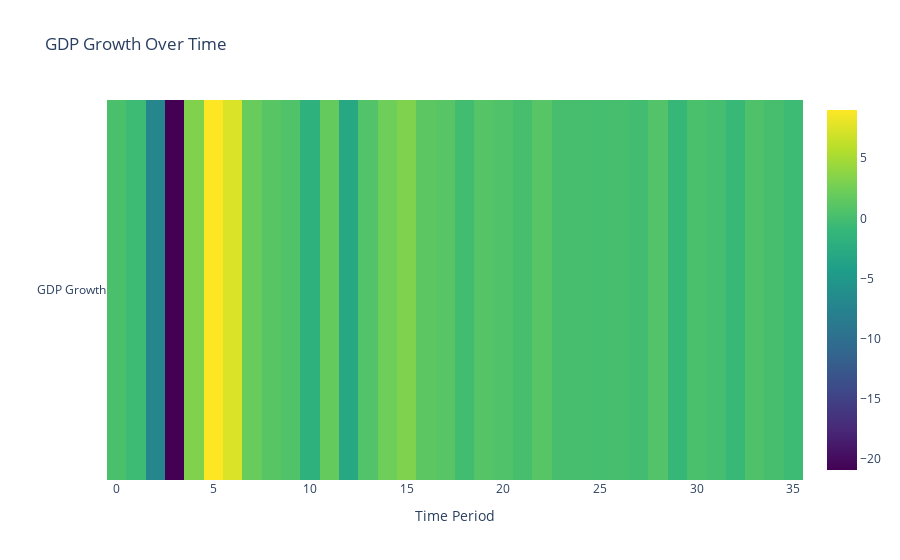

The notebook cell saved with this chart:
### Code cell
import plotly.graph_objs as go

fig = go.Figure(data=go.Heatmap(
                   z=[data['GDP Growth']],
                   x=data.index,
                   y=['GDP Growth'],
                   colorscale='Viridis'))

fig.update_layout(title="GDP Growth Over Time",
                  xaxis_title = "Time Period",
                  yaxis_title = " ")

fig.show()

### Figure 1 — Plotly figure (JSON) as saved in the notebook; plotly's stock layout.template omitted (floating-point values rounded to 4 significant figures)
{"data": [{"colorscale": [[0, "#440154"], [0.1111, "#482878"], [0.2222, "#3e4989"], [0.3333, "#31688e"], [0.4444, "#26828e"], [0.5556, "#1f9e89"], [0.6667, "#35b779"], [0.7778, "#6ece58"], [0.8889, "#b5de2b"], [1, "#fde725"]], "type": "heatmap", "x": [0, 1, 2, 3, 4, 5, 6, 7, 8, 9, 10, 11, 12, 13, 14, 15, 16, 17, 18, 19, 20, 21, 22, 23, 24, 25, 26, 27, 28, 29, 30, 31, 32, 33, 34, 35], "y": ["GDP Growth"], "z": [[0.3, -0.5, -7, -20.9, 3.2, 9, 7.4, 2, 1.1, 0.6, -1.8, 1.8, -2.9, 0.7, 2.3, 3.1, 1.3, 1, -0.2, 0.9, 0.6, 0.1, 1, 0.1, 0.1, 0, 0.1, -0.2, 0.7, -0.9, 0.3, 0, -0.8, 0.5, 0.1, -0.5]]}], "layout": {"title": {"text": "GDP Growth Over Time"}, "xaxis": {"title": {"text": "Time Period"}}, "yaxis": {"title": {"text": " "}}}}
